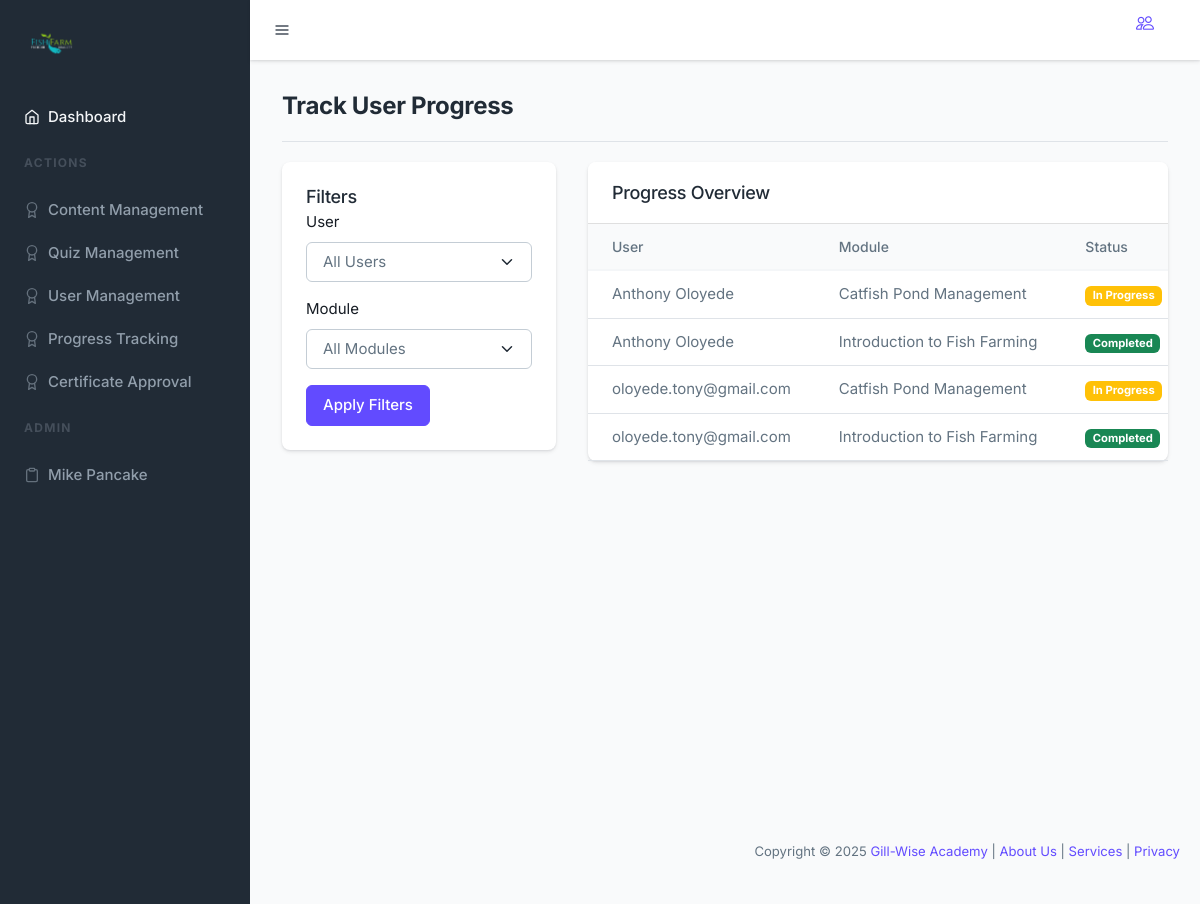
Screenshot of /admin/progress_tracking.php (signed in) with the database file from the repository.
### tables this page shows
CREATE TABLE IF NOT EXISTS `user_progress` (
  `user_id` int NOT NULL,
  `module_id` int NOT NULL,
  `completed` tinyint(1) DEFAULT '0',
  `progress_date` timestamp NULL DEFAULT CURRENT_TIMESTAMP,
  PRIMARY KEY (`user_id`,`module_id`),
  KEY `module_id` (`module_id`)
);

CREATE TABLE IF NOT EXISTS `users` (
  `id` int NOT NULL AUTO_INCREMENT,
  `username` varchar(50) NOT NULL,
  `email` varchar(100) NOT NULL,
  `password` varchar(255) NOT NULL,
  `role` enum('admin','student') DEFAULT 'student',
  `created_at` timestamp NULL DEFAULT CURRENT_TIMESTAMP,
  PRIMARY KEY (`id`),
  UNIQUE KEY `username` (`username`)
);

CREATE TABLE IF NOT EXISTS `modules` (
  `id` int NOT NULL AUTO_INCREMENT,
  `title` varchar(255) NOT NULL,
  `content` text NOT NULL,
  `image_url` varchar(255) DEFAULT NULL,
  `materials` text,
  `created_at` timestamp NULL DEFAULT CURRENT_TIMESTAMP,
  `updated_at` timestamp NULL DEFAULT CURRENT_TIMESTAMP ON UPDATE CURRENT_TIMESTAMP,
  PRIMARY KEY (`id`)
);

### admin/progress_tracking.php (the view, shortened to what this page needs)
<?php
require '../includes/db.php';
$stmt = $db->prepare("
    SELECT up.user_id, up.module_id, up.completed, up.progress_date, u.username, m.title
    FROM user_progress up
    JOIN users u ON up.user_id = u.id
    JOIN modules m ON up.module_id = m.id
    ORDER BY u.username, m.title
");
$stmt->execute();
$progress = $stmt->fetchAll(PDO::FETCH_ASSOC);
$filtered_progress = $progress;
?>
<?php include 'includes/header2.php'; ?>
<div class="container-fluid p-6">
    <div class="row">
        <div class="col-lg-12 col-md-12 col-12">
            <div class="border-bottom pb-4 mb-4">
                <h3 class="mb-0 fw-bold">Track User Progress</h3>
            </div>
        </div>
    </div>
    <div class="row mb-8">
        <div class="col-xl-4 col-lg-4 col-md-12 col-12">
            <div class="card">
                <div class="card-body">
                    <h4 class="mb-1">Filters</h4>
                    <form method="get">
                        <div class="mb-3">
                            <label for="user_id" class="form-label">User</label>
                            <select class="form-select" id="user_id" name="user_id">
                                <option value="">All Users</option>
                            </select>
                        </div>
                        <div class="mb-3">
                            <label for="module_id" class="form-label">Module</label>
                            <select class="form-select" id="module_id" name="module_id">
                                <option value="">All Modules</option>
                            </select>
                        </div>
                        <button type="submit" class="btn btn-primary">Apply Filters</button>
                    </form>
                </div>
            </div>
        </div>
        <div class="col-xl-8 col-lg-8 col-md-12 col-12">
            <div class="card">
                <div class="card-header bg-white py-4">
                    <h4 class="mb-0">Progress Overview</h4>
                </div>
                <div class="table-responsive">
                    <table class="table table-hover text-nowrap mb-0">
                        <thead class="table-light">
                            <tr>
                                <th>User</th>
                                <th>Module</th>
                                <th>Status</th>
                            </tr>
                        </thead>
                        <tbody>
                            <?php foreach ($filtered_progress as $p): ?>
                                <tr>
                                    <td><?php echo htmlspecialchars($p['username']); ?></td>
                                    <td><?php echo htmlspecialchars($p['title']); ?></td>
                                    <td>
                                        <?php if ($p['completed']): ?>
                                            <span class="badge bg-success">Completed</span>
                                        <?php else: ?>
                                            <span class="badge bg-warning">In Progress</span>
                                        <?php endif; ?>
                                    </td>
                                </tr>
                            <?php endforeach; ?>
                        </tbody>
                    </table>
                </div>
            </div>
        </div>
    </div>
</div>
</div>
</div>
<?php include 'includes/footer2.php'; ?>

### admin/includes/header2.php (shortened to what this page needs)
<!DOCTYPE html>
<html lang="en">
<head>
    <link href="./templates/dist/assets/libs/bootstrap-icons/font/bootstrap-icons.css" rel="stylesheet">
    <link href="./templates/dist/assets/libs/dropzone/dist/dropzone.css" rel="stylesheet">
    <link href="./templates/dist/assets/libs/@mdi/font/css/materialdesignicons.min.css" rel="stylesheet" />
    <link href="./templates/dist/assets/libs/prismjs/themes/prism-okaidia.css" rel="stylesheet">
    <link rel="stylesheet" href="./templates/dist/assets/css/theme.min.css">
</head>
<body class="bg-light">
    <div id="db-wrapper">
        <nav class="navbar-vertical navbar">
            <div class="nav-scroller">
                <a class="navbar-brand" href="header-overlay.php">
                    <img id="footer-logo-img" class="img-fluid auto_size" style="height:55px; width:auto;" src="../templates/aqovo/images/fish_farm_logo-removebg-preview.png" alt="Gill-Wise Academy">
                </a>
                <ul class="navbar-nav flex-column" id="sideNavbar">
                    <li class="nav-item">
                        <a class="nav-link has-arrow active" href="dashboard.php">
                            <i data-feather="home" class="nav-icon icon-xs me-2"></i> Dashboard
                        </a>
                    </li>
                    <li class="nav-item">
                        <div class="navbar-heading">ACTIONS</div>
                    </li>
                     <li class="nav-item">
                        <a class="nav-link" href="content_management.php">
                            <i data-feather="award" class="nav-icon icon-xs me-2"></i> Content Management
                        </a>
                    </li>
                     <li class="nav-item">
                        <a class="nav-link" href="quiz_management.php">
                            <i data-feather="award" class="nav-icon icon-xs me-2"></i> Quiz Management
                        </a>
                    </li>
                     <li class="nav-item">
                        <a class="nav-link" href="user_management.php">
                            <i data-feather="award" class="nav-icon icon-xs me-2"></i> User Management
                        </a>
                    </li>
                     <li class="nav-item">
                        <a class="nav-link" href="progress_tracking.php">
                            <i data-feather="award" class="nav-icon icon-xs me-2"></i> Progress Tracking
                        </a>
                    </li>
                     <li class="nav-item">
                        <a class="nav-link" href="certificate_approval.php">
                            <i data-feather="award" class="nav-icon icon-xs me-2"></i> Certificate Approval
                        </a>
                    </li>
                    <li class="nav-item">
                        <div class="navbar-heading">ADMIN</div>
                    </li>
                    <li class="nav-item">
                        <a class="nav-link has-arrow" href="#">
                            <i data-feather="clipboard" class="nav-icon icon-xs me-2"></i> <?php echo htmlspecialchars($_SESSION['username'] ?? 'Guest'); ?>
                        </a>
                    </li>
                </ul>
            </div>
        </nav>
        <div id="page-content">
            <div class="header @@classList">
                <nav class="navbar-classic navbar navbar-expand-lg">
                    <a id="nav-toggle" href="#"><i data-feather="menu" class="nav-icon me-2 icon-xs"></i></a>
                    <ul class="navbar-nav navbar-right-wrap ms-auto d-flex nav-top-wrap">
                        <li class="dropdown ms-2">
                            <a class="rounded-circle" href="#" role="button" id="dropdownUser" data-bs-toggle="dropdown"
                                aria-haspopup="true" aria-expanded="false">
                                <div class="avatar avatar-md avatar-indicators">
                                    <i class="bi bi-people fs-4"></i>
                                </div>
                            </a>
                        </li>
                    </ul>
                </nav>
            </div>

### admin/includes/footer2.php (shortened to what this page needs)
<footer class="py-4 bg-light mt-auto">
    <div class="container-fluid px-4">
        <div class="d-flex align-items-center justify-content-between small">
            <div>
                Copyright © 2025 <a href="header-overlay.php#" class="ttm-textcolor-skincolor font-weight-500">Gill-Wise Academy</a> |
                <a href="about-us-2.php">About Us</a> |
                <a href="services-2.php">Services</a> |
                <a href="contact-us.php">Privacy</a>
            </div>
        </div>
    </div>
</footer>
</body>
</html>

### rows the page displays
user_progress: user.username "Anthony Oloyede", module.title "Catfish Pond Management", completed "In Progress"
user_progress: user.username "Anthony Oloyede", module.title "Introduction to Fish Farming", completed "Completed"
user_progress: user.username "oloyede.tony@gmail.com", module.title "Catfish Pond Management", completed "In Progress"
user_progress: user.username "oloyede.tony@gmail.com", module.title "Introduction to Fish Farming", completed "Completed"

### other values shown
$_SESSION['username'] "Mike Pancake"
